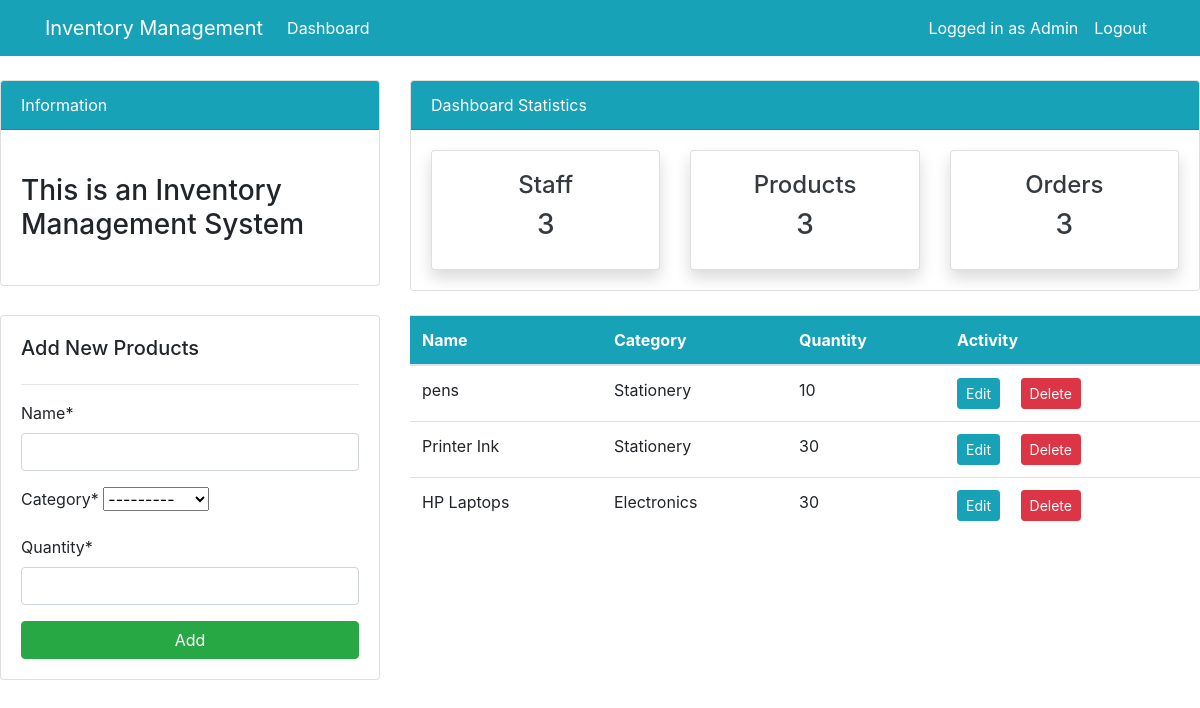
The page /products/ (signed in) on the database as committed earlier.
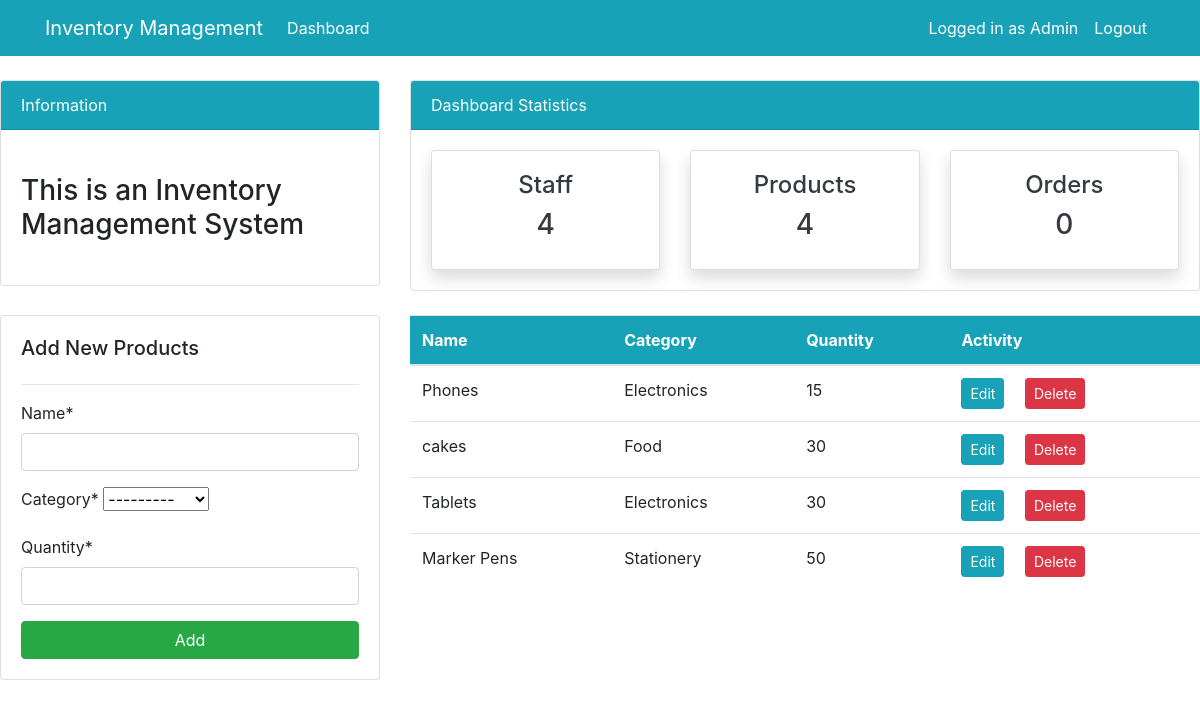
The same page on the database as committed later.
### dashboard/models.py (models this page shows, shortened)
class Product(models.Model):
    name = models.CharField(max_length=100, null=True)
    category = models.CharField(max_length=20, choices=CATEGORY, null=True)
    quantity = models.PositiveIntegerField(null=True)
    class Meta:
        verbose_name_plural = 'Product'

### dashboard/views.py (the view)
# urls.py: path('products/', views.products, name = 'dashboard_products'),
@login_required(login_url='user-login')
def products(request):
    items = Product.objects.all() #Using object relational mapping
    items_count = items.count()
    orders_count = Order.objects.all().count()
    employees_count = User.objects.all().count()  #shows the numbers of staff and orders even when you click on products box
    if request.method == 'POST':
        form = ProductForm(request.POST)
        if form.is_valid():
            new_item = form.save(commit=False)
            new_item.author = request.user
            new_item.save()
            product_name = form.cleaned_data.get('name')  #dictionary coontaining the cleaned form data
            messages.success(request,f'{product_name} has been added')
            return redirect('dashboard_products')
    else:
        form = ProductForm()
    context = {
        'items' : items,
        'form': form,
        'employees_count': employees_count,
        'orders_count': orders_count,
        'items_count': items_count
    }
    return render(request, 'dashboard/products.html', context)

### dashboard/forms.py
class ProductForm(forms.ModelForm):
    class Meta:
        model = Product
        fields = ['name', 'category', 'quantity']

### templates/dashboard/products.html (shortened to what this page needs)
{% extends 'partials/base.html' %}
{% load crispy_forms_tags %}
{% block content%}
{% include 'partials/topnav.html' %}
<div class="row my-4">
    <div class="col-md-4">
        <div class="card card-body">
            <h5>Add New Products</h5>
            <hr>
            <form method="POST">
                {{ form|crispy}}
                <input class="btn btn-success btn-block" type="submit" value="Add">
            </form>
        </div>
    </div>
    <div class="col-md-8">
        <table class="table bg-white">
            <thead class="bg-info text-white">
                <tr>
                    <th scope="col">Name</th>
                    <th scope="col">Category</th>
                    <th scope="col">Quantity</th>
                    <th scope="col">Activity</th>
                </tr>
            </thead>
            <tbody>
                {% for item in items %}
                <tr>
                    <td> {{ item.name }}</td>
                    <td> {{ item.category }}</td>
                    <td> {{ item.quantity }}</td>
                    <td>
                        <a class="btn btn-info btn-sm mr-2"
                            href="{% url 'dashboard_products_update' item.id %}">Edit</a>
                        <a class="btn btn-danger btn-sm ml-2"
                            href="{% url 'dashboard_products_delete' item.id %}">Delete</a>
                    </td>
                </tr>
               {% endfor %}
            </tbody>
        </table>
    </div>
</div>
{% endblock %}

Rows that differ between the two databases and show on the page:
removed Product: name "pens", category "Stationery", quantity "10"
removed Product: name "Printer Ink", category "Stationery", quantity "30"
changed Product: name "HP Laptops" → "Phones"; quantity "30" → "15"
added Product: name "cakes", category "Food", quantity "30"
added Product: name "Tablets", category "Electronics", quantity "30"
added Product: name "Marker Pens", category "Stationery", quantity "50"
Other text that changed with them:
{{ employees_count }}: "3" → "4"
{{ items_count }}: "3" → "4"
{{ orders_count }}: "3" → "0"
